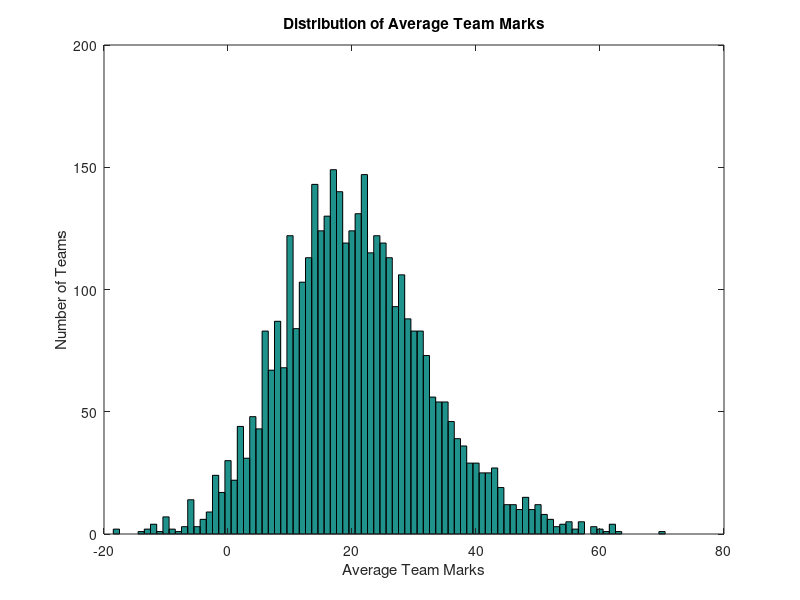

This figure's MATLAB source:

% For plotting the distribution of Average marks

% Query used:
% select avg(marks_scored)
% from teammemberdetail A join test_start_details B on(A.id = B.team_member_id)
% group by teamId
% order by teamId;

% Result of Query was exported to AverageMarks.csv

close all;
clear;
clc;

% Read the data
fprintf("\n\nReading the data...\n");
X = csvread('AverageMarks.csv')
fprintf("Data Read.\n");

% Find the Average and Standard Deviation
fprintf("\n\nFinding Mean and Standard Deviation...\n");
avgMarks = mean(X);
stdDev = std(X);
fprintf("Average Marks per Team = %f\n", avgMarks);
fprintf("Standard Deviation = %f\n", stdDev);

% Find minimum and maximum
fprintf("\n\nFinding minimum and maximum marks...\n");
minMarks = min(X);
maxMarks = max(X);
fprintf("Minimum Marks = %f\n", minMarks);
fprintf("Maximum Marks = %f\n", maxMarks);

% Plot the data
y=minMarks:maxMarks
fprintf("\n\nPlotting the data...\n");
hist(X, [minMarks:maxMarks]);
xlabel("Average Team Marks");
ylabel("Number of Teams");
title("Distribution of Average Team Marks");
print("2015 Selection Test.png", "-dpng")
fprintf("Done plotting.\n\n\n");
